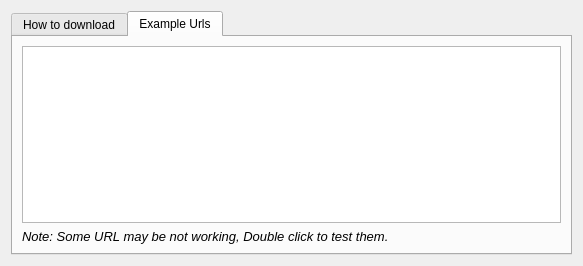
<?xml version="1.0" encoding="UTF-8"?>
<ui version="4.0">
 <class>Help</class>
 <widget class="QWidget" name="Help">
  <property name="geometry">
   <rect>
    <x>0</x>
    <y>0</y>
    <width>583</width>
    <height>266</height>
   </rect>
  </property>
  <property name="windowTitle">
   <string>Form</string>
  </property>
  <layout class="QVBoxLayout" name="verticalLayout">
   <item>
    <widget class="QTabWidget" name="tabWidget">
     <property name="currentIndex">
      <number>1</number>
     </property>
     <widget class="QWidget" name="tab">
      <attribute name="title">
       <string>How to download</string>
      </attribute>
      <layout class="QVBoxLayout" name="verticalLayout_2">
       <item>
        <widget class="QTextBrowser" name="textBrowser">
         <property name="html">
          <string>&lt;!DOCTYPE HTML PUBLIC &quot;-//W3C//DTD HTML 4.0//EN&quot; &quot;http://www.w3.org/TR/REC-html40/strict.dtd&quot;&gt;
&lt;html&gt;&lt;head&gt;&lt;meta name=&quot;qrichtext&quot; content=&quot;1&quot; /&gt;&lt;style type=&quot;text/css&quot;&gt;
p, li { white-space: pre-wrap; }
&lt;/style&gt;&lt;/head&gt;&lt;body style=&quot; font-family:'Ubuntu'; font-size:11pt; font-weight:400; font-style:normal;&quot;&gt;
&lt;h2 style=&quot; margin-top:0px; margin-bottom:12px; margin-left:0px; margin-right:0px; -qt-block-indent:0; text-indent:0px; line-height:36px; background-color:#363636;&quot;&gt;&lt;span style=&quot; font-family:'Poppins,Helvetica,Arial,sans-serif'; font-size:x-large; font-weight:496; color:#ffffff; background-color:#363636;&quot;&gt; How To Download TikTok Videos&lt;/span&gt;&lt;/h2&gt;
&lt;ul style=&quot;margin-top: 0px; margin-bottom: 0px; margin-left: 0px; margin-right: 0px; -qt-list-indent: 1;&quot;&gt;&lt;li style=&quot; font-family:'Poppins,Helvetica,Arial,sans-serif'; font-size:16px; color:#979797;&quot; style=&quot; margin-top:0px; margin-bottom:6px; margin-left:0px; margin-right:0px; -qt-block-indent:0; text-indent:0px;&quot;&gt;&lt;span style=&quot; font-size:16px;&quot;&gt;Copy the link to the TikTok or Musically video you want to save.&lt;/span&gt;&lt;/li&gt;
&lt;li style=&quot; font-family:'Poppins,Helvetica,Arial,sans-serif'; font-size:16px; color:#979797;&quot; style=&quot; margin-top:0px; margin-bottom:6px; margin-left:0px; margin-right:0px; -qt-block-indent:0; text-indent:0px;&quot;&gt;&lt;span style=&quot; font-size:16px;&quot;&gt;Paste the link of the video into the input box on the main window of application.&lt;/span&gt;&lt;/li&gt;
&lt;li style=&quot; font-family:'Poppins,Helvetica,Arial,sans-serif'; font-size:16px; color:#979797;&quot; style=&quot; margin-top:0px; margin-bottom:6px; margin-left:0px; margin-right:0px; -qt-block-indent:0; text-indent:0px;&quot;&gt;&lt;span style=&quot; font-size:16px;&quot;&gt;Click the &amp;quot;Download Options&amp;quot; button to begin the download process.&lt;/span&gt;&lt;/li&gt;
&lt;li style=&quot; font-family:'Poppins,Helvetica,Arial,sans-serif'; font-size:16px; color:#979797;&quot; style=&quot; margin-top:0px; margin-bottom:10px; margin-left:0px; margin-right:0px; -qt-block-indent:0; text-indent:0px;&quot;&gt;&lt;span style=&quot; font-size:16px;&quot;&gt;When the process is completed, you will get options to save the TikTok video.&lt;/span&gt;&lt;/li&gt;
&lt;li style=&quot; font-family:'Poppins,Helvetica,Arial,sans-serif'; font-size:16px; color:#979797;&quot; style=&quot; margin-top:0px; margin-bottom:10px; margin-left:0px; margin-right:0px; -qt-block-indent:0; text-indent:0px;&quot;&gt;&lt;span style=&quot; font-size:16px;&quot;&gt;Choose one of the option to begin download.&lt;/span&gt;&lt;/li&gt;&lt;/ul&gt;&lt;/body&gt;&lt;/html&gt;</string>
         </property>
        </widget>
       </item>
      </layout>
     </widget>
     <widget class="QWidget" name="tab_2">
      <attribute name="title">
       <string>Example Urls</string>
      </attribute>
      <layout class="QVBoxLayout" name="verticalLayout_3">
       <item>
        <widget class="QListView" name="listView">
         <property name="horizontalScrollBarPolicy">
          <enum>Qt::ScrollBarAlwaysOff</enum>
         </property>
         <property name="editTriggers">
          <set>QAbstractItemView::NoEditTriggers</set>
         </property>
         <property name="textElideMode">
          <enum>Qt::ElideMiddle</enum>
         </property>
         <property name="spacing">
          <number>2</number>
         </property>
        </widget>
       </item>
       <item>
        <widget class="QLabel" name="label">
         <property name="font">
          <font>
           <pointsize>10</pointsize>
           <italic>true</italic>
          </font>
         </property>
         <property name="text">
          <string>Note: Some URL may be not working, Double click to test them.</string>
         </property>
        </widget>
       </item>
      </layout>
     </widget>
    </widget>
   </item>
  </layout>
 </widget>
 <resources/>
 <connections/>
</ui>
